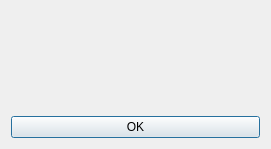
<?xml version="1.0" encoding="UTF-8"?>
<ui version="4.0">
 <class>Dialog</class>
 <widget class="QDialog" name="Dialog">
  <property name="geometry">
   <rect>
    <x>0</x>
    <y>0</y>
    <width>271</width>
    <height>149</height>
   </rect>
  </property>
  <property name="windowTitle">
   <string>ERROR</string>
  </property>
  <layout class="QVBoxLayout" name="verticalLayout">
   <item>
    <widget class="QLabel" name="label">
     <property name="text">
      <string/>
     </property>
     <property name="alignment">
      <set>Qt::AlignCenter</set>
     </property>
    </widget>
   </item>
   <item>
    <widget class="QPushButton" name="push_button">
     <property name="text">
      <string>OK</string>
     </property>
    </widget>
   </item>
  </layout>
 </widget>
 <resources/>
 <connections/>
</ui>
